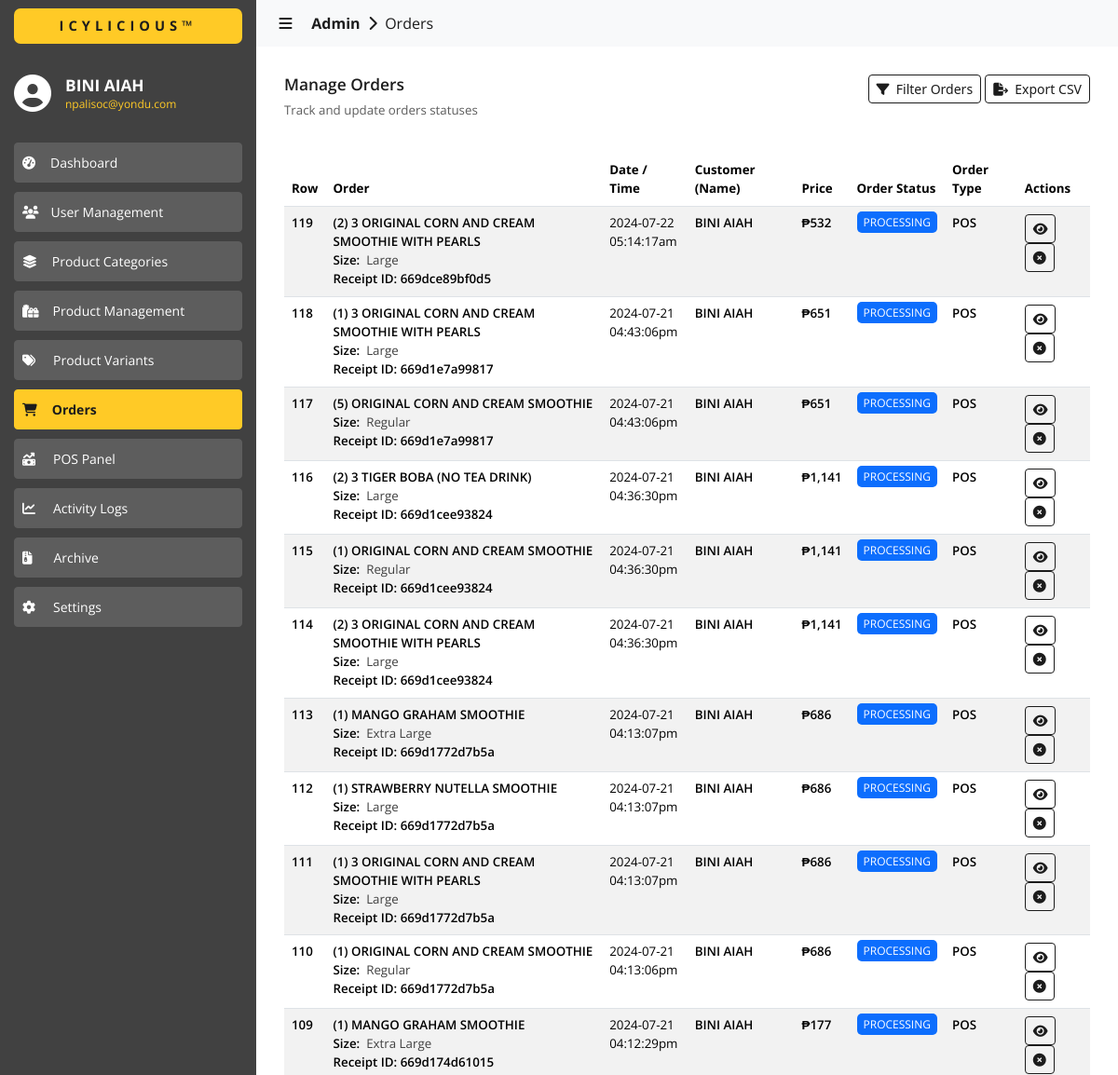
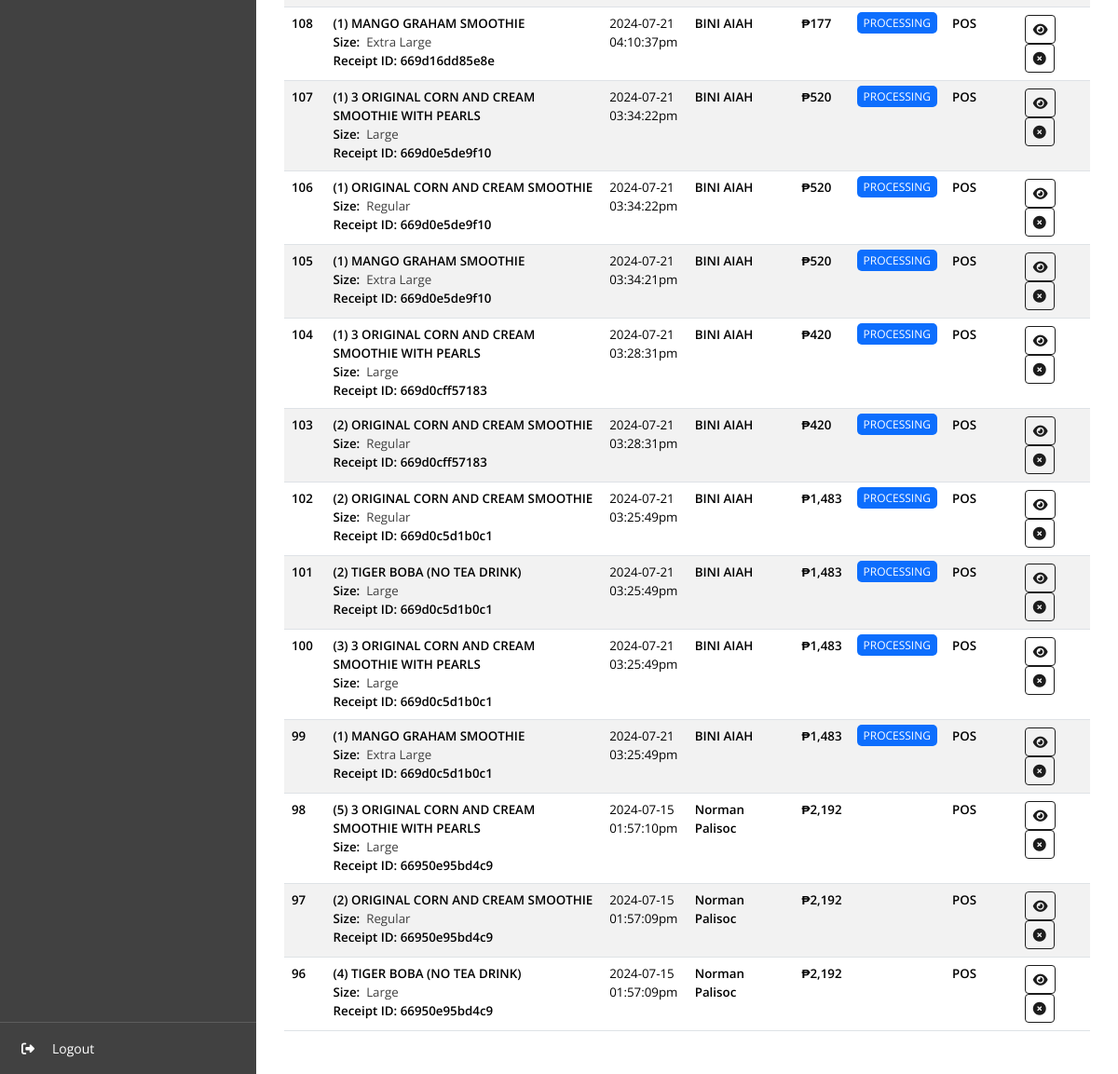
Page /admin/orders/index.php (signed in) on the earlier database version (2 pictures, top to bottom).
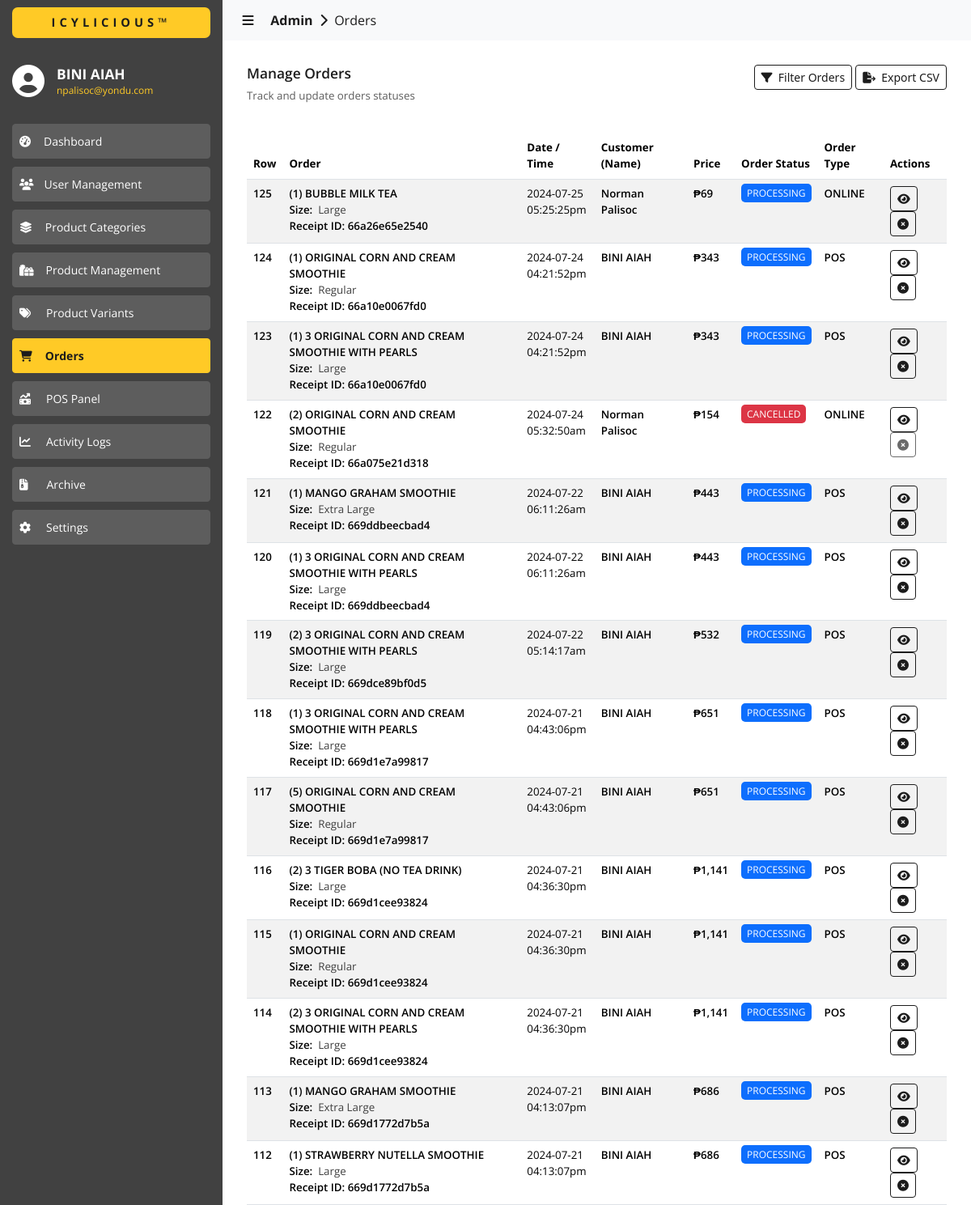
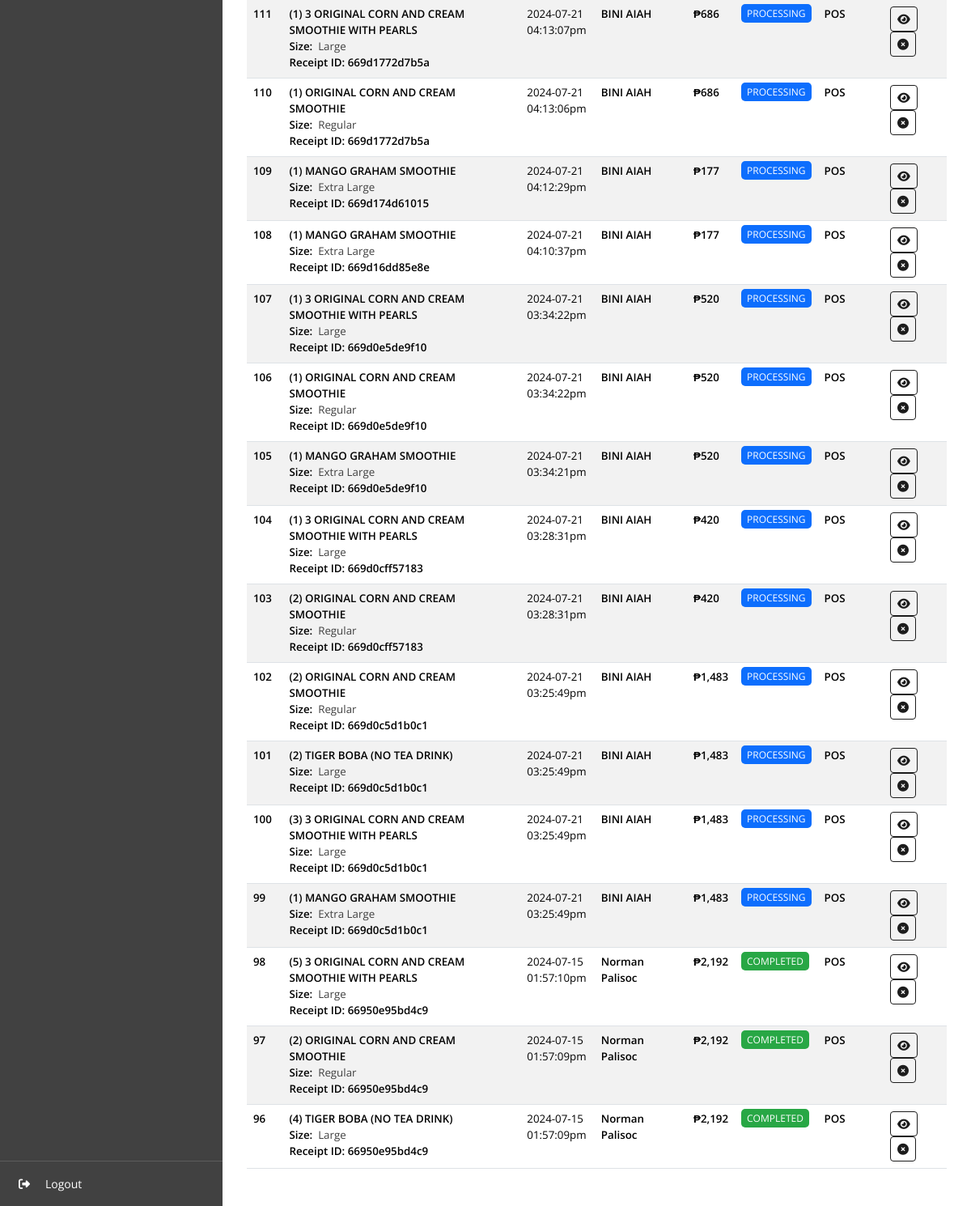
Same page on the later database version (2 pictures, top to bottom).
### tables this page shows
CREATE TABLE `orders` (
  `id` int(11) NOT NULL,
  `transaction_id` varchar(255) NOT NULL,
  `product_id` int(11) NOT NULL,
  `product_name` varchar(255) NOT NULL,
  `variant_id` int(11) DEFAULT NULL,
  `variant_type` varchar(255) NOT NULL,
  `variant_name` varchar(255) NOT NULL,
  `variant_price` varchar(255) NOT NULL,
  `user_id` int(11) NOT NULL,
  `order_date` date NOT NULL,
  `order_time` varchar(255) NOT NULL,
  `order_quantity` int(11) NOT NULL,
  `is_pickup` int(11) NOT NULL,
  `user_firstname` varchar(255) NOT NULL,
  `user_lastname` varchar(255) NOT NULL,
  `user_address` varchar(999) NOT NULL,
  `user_phone` varchar(255) NOT NULL,
  `user_email` varchar(255) NOT NULL,
  `order_status` varchar(255) NOT NULL,
  `order_total` varchar(255) NOT NULL,
  `order_type` varchar(255) NOT NULL
);

### admin/orders/index.php (the view, shortened to what the changed rows need)
<?php
  include('../../utils/connections.php');
?>
<!DOCTYPE html>
<html lang="en">
  <head>
    <link
      href="https://cdn.jsdelivr.net/npm/bootstrap@5.3.3/dist/css/bootstrap.min.css"
      rel="stylesheet"
    >
    <link href="https://cdn.datatables.net/2.0.5/css/dataTables.bootstrap5.css" rel="stylesheet">
    <link rel="stylesheet" href="../../assets/css/global.css" />
    <link rel="stylesheet" href="./css/orders.css" />
  </head>
  <body>
    <div id="content-body" class="content content-slide-expanded">
      <div>
        <div class="content-wrapper">
          <div style="margin-top: 20px;">
            <table id="data" class="table table-striped" style="width:100%">
              <thead>
                <tr>
                  <th class="sans-bold">Row</th>
                  <th class="sans-bold">Order</th>
                  <th class="sans-bold">Date / Time</th>
                  <th class="sans-bold">Customer (Name)</th>
                  <th class="sans-bold">Price</th>
                  <th class="sans-bold">Order Status</th>
                  <th class="sans-bold">Order Type</th>
                  <th class="sans-bold">Actions</th>
                </tr>
              </thead>
              <tbody>
                <?php
                  $fetch_query = "SELECT * FROM orders ORDER BY id DESC";
                  $result = $conn->query($fetch_query);
                  if ($result->num_rows > 0) {
                    while ($row = $result->fetch_assoc()) {
                      $order_id = $row["id"];
                      $transaction_id = $row["transaction_id"];
                      $variant_type = $row['variant_type'];
                      $variant_name = $row['variant_name'];
                      $order_date = $row['order_date'];
                      $order_time = $row['order_time'];
                      $order_quantity = $row['order_quantity'];
                      $order_status = $row['order_status'];
                      $order_type = $row['order_type'];
                      $order_total = floatval($row['order_total']);
                      $user_firstname = $row['user_firstname'];
                      $user_lastname = $row['user_lastname'];
                      $user_email = $row['user_email'];
                      $user_phone = $row['user_phone'];
                      $user_address = $row['user_address'];
                      $row_product_name = $row["product_name"];
                      $row_product_price = number_format($order_total);
                      $row_variant = '
                        <div style="padding-top: 0px; display: flex; flex-direction: row; sans-regular size-10 color-light-grey">
                          '.$variant_type.':&nbsp;&nbsp;
                          <span class="badge-size color-light-grey sans-regular size-10">
                            '.$variant_name.'
                          </span>
                        </div>
                      ';
                      $row_customer_name = $user_firstname.' '.$user_lastname;
                      $row_status_type = "";
                      $row_status_name = "";
                      if ($order_status == 'PROCESSING') {
                        $row_status_type = "badge-processing";
                        $row_status_name = $order_status;
                      } else if ($order_status == 'SERVING') {
                        $row_status_type = "badge-serving";
                        $row_status_name = $order_status;
                        $row_action_status = "disabled";
                      } else if ($order_status == 'CANCELLED') {
                        $row_status_type = "badge-cancelled";
                        $row_status_name = $order_status;
                      } else if ($order_status == 'COMPLETED') {
                        $row_status_type = "badge-fulfilled";
                        $row_status_name = $order_status;
                      }
                      $is_cancelled = "";
                      $shipping_name = "";
                      $shipping_phone = "";
                      $shipping_address = "";
                      $payment_type = "";
                      if ($order_status == "CANCELLED") {
                        $is_cancelled = 'disabled="disabled"';
                      }
                      $fetch_query = "SELECT * FROM orders_billing WHERE order_id = ".$order_id." LIMIT 1";
                      $billing_result = $conn->query($fetch_query);
                      if ($billing_result->num_rows > 0) {
                        $billing_row = $billing_result->fetch_assoc();
                        $shipping_first_name = $billing_row['shipping_first_name'];
                        $shipping_last_name = $billing_row['shipping_last_name'];
                        $shipping_phone = $billing_row['shipping_phone'];
                        $shipping_address = $billing_row['shipping_address'];
                        $payment_type = $billing_row['payment_type'];
                        $shipping_name = $shipping_first_name.' '.$shipping_last_name;
                      }
                      echo '
                        <tr>
                          <td class="sans-600">
                            '.$order_id.'
                          </td>
                          <td class="sans-600">
                            ('.$order_quantity.') '.$row_product_name.'
                            '.$row_variant.'
                            Receipt ID: '.$transaction_id.'
                          </td>
                          <td class="sans-regular">
                            '.$order_date.'<br/>'.$order_time.'
                          </td>
                          <td class="sans-600">
                            '.$row_customer_name.'
                          </td>
                          <td class="sans-600">
                            ₱'.$row_product_price.'
                          </td>
                          <td class="sans-regular" style="font-size: 9pt;">
                            <span class="'.$row_status_type.'">'.$row_status_name.'</span>
                          </td>
                          <td class="sans-600">
                            '.$order_type.'
                          </td>
                          <td>
                            <button
                              data-bs-toggle="modal"
                              data-bs-target="#staticViewOrder"
                              onclick="onViewOrder(
                                '."'".$transaction_id."'".',
                                '."'".$order_id."'".',
                                '."'".$user_firstname."'".',
                                '."'".$user_lastname."'".',
                                '."'".$user_email."'".',
                                '."'".$user_phone."'".',
                                '."'".$user_address."'".',
                                '."'".$order_date."'".',
                                '."'".$order_time."'".',
                                '."'".$order_quantity."'".',
                                '."'".$row_product_name."'".',
                                '."'".$variant_type."'".',
                                '."'".$variant_name."'".',
                                '."'".$row_product_price."'".',
                                '."'".$shipping_name."'".',
                                '."'".$shipping_phone."'".',
                                '."'".$shipping_address."'".',
                                '."'".$payment_type."'".',
                                '."'".$order_status."'".'
                              )"
                              class="btn btn-outline-primary btn-sm
                                sans-400
                                color-white"
                              type="button">
                              <i class="fas fa-eye"></i>
                            </button>
                            <button
                              onclick="onCancelOrder('."'".$order_id."'".')"
                              '.$is_cancelled.'
                              class="btn btn-outline-primary btn-sm
                                sans-400
                                color-white"
                              type="button">
                              <i class="fa-solid fa-circle-xmark"></i>
                            </button>
                          </td>
                        </tr>
                      ';
                    }
                  }
                ?>
              </tbody>
            </table>
          </div>
        </div>
      </div>
    </div>
  </body>
</html>

Differences in the rows shown:
added orders: id "125", order_quantity "1", product_name "BUBBLE MILK TEA", variant_type "Size", variant_name "Large", transaction "66a26e65e2540", order_date "2024-07-25", order_time "05:25:25pm", row_customer_name "Norman Palisoc", order_total "69", order_status "PROCESSING", order_type "ONLINE"
added orders: id "124", order_quantity "1", product_name "ORIGINAL CORN AND CREAM SMOOTHIE", variant_type "Size", variant_name "Regular", transaction "66a10e0067fd0", order_date "2024-07-24", order_time "04:21:52pm", row_customer_name "BINI AIAH", order_total "343", order_status "PROCESSING", order_type "POS"
added orders: id "123", order_quantity "1", product_name "3 ORIGINAL CORN AND CREAM SMOOTHIE WITH PEARLS", variant_type "Size", variant_name "Large", transaction "66a10e0067fd0", order_date "2024-07-24", order_time "04:21:52pm", row_customer_name "BINI AIAH", order_total "343", order_status "PROCESSING", order_type "POS"
added orders: id "122", order_quantity "2", product_name "ORIGINAL CORN AND CREAM SMOOTHIE", variant_type "Size", variant_name "Regular", transaction "66a075e21d318", order_date "2024-07-24", order_time "05:32:50am", row_customer_name "Norman Palisoc", order_total "154", order_status "CANCELLED", order_type "ONLINE"
added orders: id "121", order_quantity "1", product_name "MANGO GRAHAM SMOOTHIE", variant_type "Size", variant_name "Extra Large", transaction "669ddbeecbad4", order_date "2024-07-22", order_time "06:11:26am", row_customer_name "BINI AIAH", order_total "443", order_status "PROCESSING", order_type "POS"
added orders: id "120", order_quantity "1", product_name "3 ORIGINAL CORN AND CREAM SMOOTHIE WITH PEARLS", variant_type "Size", variant_name "Large", transaction "669ddbeecbad4", order_date "2024-07-22", order_time "06:11:26am", row_customer_name "BINI AIAH", order_total "443", order_status "PROCESSING", order_type "POS"
changed orders "01:57:10pm": order_status (not shown) → "COMPLETED"
changed orders id 97: order_status (not shown) → "COMPLETED"
changed orders id 96: order_status (not shown) → "COMPLETED"
